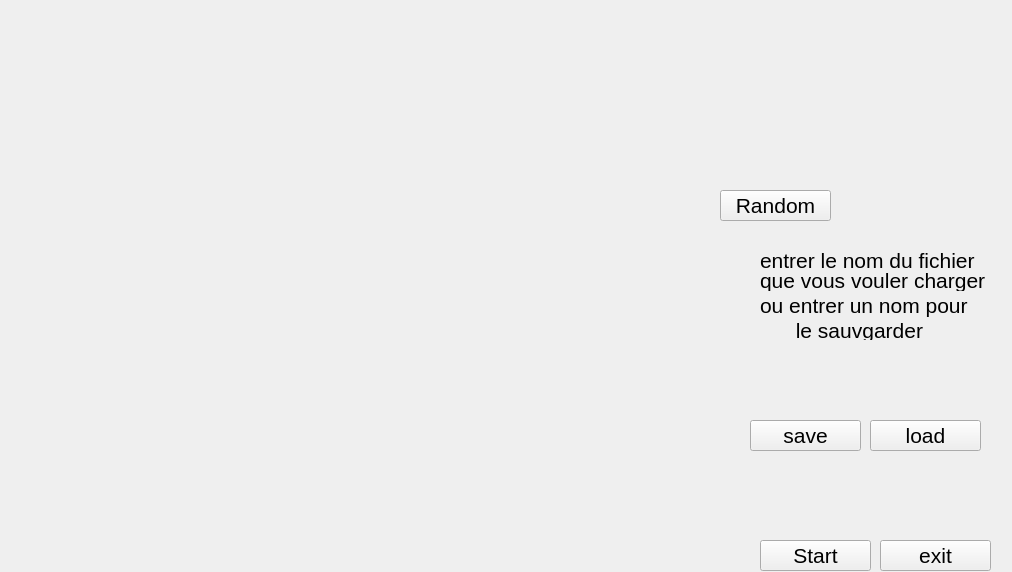
<?xml version="1.0" encoding="UTF-8"?>
<ui version="4.0">
 <class>MainWindow</class>
 <widget class="QMainWindow" name="MainWindow">
  <property name="geometry">
   <rect>
    <x>0</x>
    <y>0</y>
    <width>1012</width>
    <height>572</height>
   </rect>
  </property>
  <property name="font">
   <font>
    <pointsize>16</pointsize>
   </font>
  </property>
  <property name="acceptDrops">
   <bool>false</bool>
  </property>
  <property name="windowTitle">
   <string>MainWindow</string>
  </property>
  <widget class="QWidget" name="centralwidget">
   <widget class="QLabel" name="label">
    <property name="geometry">
     <rect>
      <x>-10</x>
      <y>-10</y>
      <width>1041</width>
      <height>591</height>
     </rect>
    </property>
    <property name="text">
     <string>&lt;html&gt;&lt;head/&gt;&lt;body&gt;&lt;p&gt;&lt;img src=&quot;:/newPrefix/nuro.png&quot;/&gt;&lt;/p&gt;&lt;/body&gt;&lt;/html&gt;</string>
    </property>
   </widget>
   <widget class="QPushButton" name="Start">
    <property name="geometry">
     <rect>
      <x>760</x>
      <y>540</y>
      <width>111</width>
      <height>31</height>
     </rect>
    </property>
    <property name="text">
     <string>Start</string>
    </property>
   </widget>
   <widget class="QPushButton" name="Exit">
    <property name="geometry">
     <rect>
      <x>880</x>
      <y>540</y>
      <width>111</width>
      <height>31</height>
     </rect>
    </property>
    <property name="text">
     <string>exit</string>
    </property>
   </widget>
   <widget class="QPushButton" name="random">
    <property name="geometry">
     <rect>
      <x>720</x>
      <y>190</y>
      <width>111</width>
      <height>31</height>
     </rect>
    </property>
    <property name="text">
     <string>Random</string>
    </property>
   </widget>
   <widget class="QPushButton" name="save">
    <property name="geometry">
     <rect>
      <x>750</x>
      <y>420</y>
      <width>111</width>
      <height>31</height>
     </rect>
    </property>
    <property name="text">
     <string>save</string>
    </property>
   </widget>
   <widget class="QPushButton" name="load">
    <property name="geometry">
     <rect>
      <x>870</x>
      <y>420</y>
      <width>111</width>
      <height>31</height>
     </rect>
    </property>
    <property name="text">
     <string>load</string>
    </property>
   </widget>
   <widget class="QLabel" name="label_2">
    <property name="geometry">
     <rect>
      <x>760</x>
      <y>250</y>
      <width>261</width>
      <height>21</height>
     </rect>
    </property>
    <property name="text">
     <string>entrer le nom du fichier </string>
    </property>
   </widget>
   <widget class="QLabel" name="label_3">
    <property name="geometry">
     <rect>
      <x>760</x>
      <y>270</y>
      <width>291</width>
      <height>21</height>
     </rect>
    </property>
    <property name="text">
     <string>que vous vouler charger </string>
    </property>
   </widget>
   <widget class="QLabel" name="label_4">
    <property name="geometry">
     <rect>
      <x>760</x>
      <y>290</y>
      <width>361</width>
      <height>31</height>
     </rect>
    </property>
    <property name="text">
     <string>ou entrer un nom pour</string>
    </property>
   </widget>
   <widget class="QLabel" name="label_5">
    <property name="geometry">
     <rect>
      <x>790</x>
      <y>320</y>
      <width>151</width>
      <height>20</height>
     </rect>
    </property>
    <property name="text">
     <string> le sauvgarder</string>
    </property>
   </widget>
  </widget>
 </widget>
 <resources>
  <include location="../../../../../EduPython/App/Library/bin/fond_jv.qrc"/>
  <include location="../../../../../EduPython/App/Library/bin/fond_nuro.qrc"/>
  <include location="../../../../../EduPython/App/Library/bin/fond_cycl.qrc"/>
 </resources>
 <connections/>
</ui>
